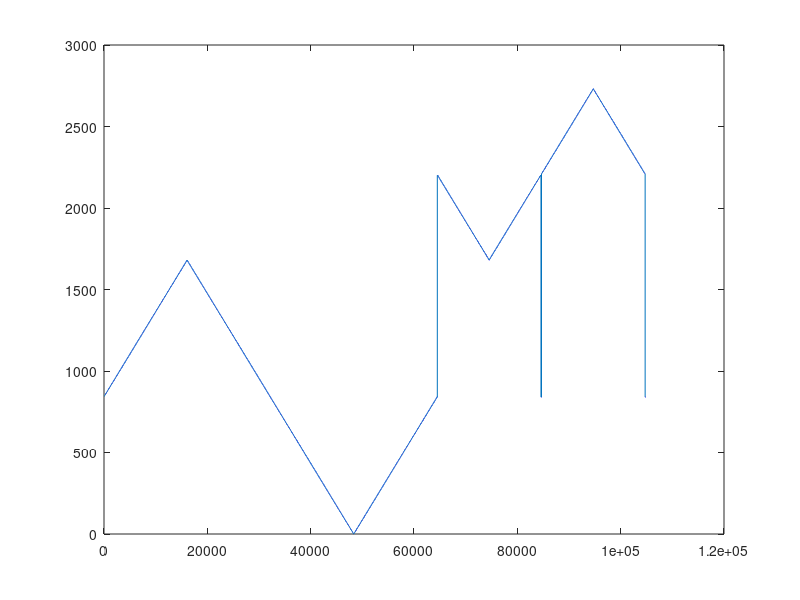
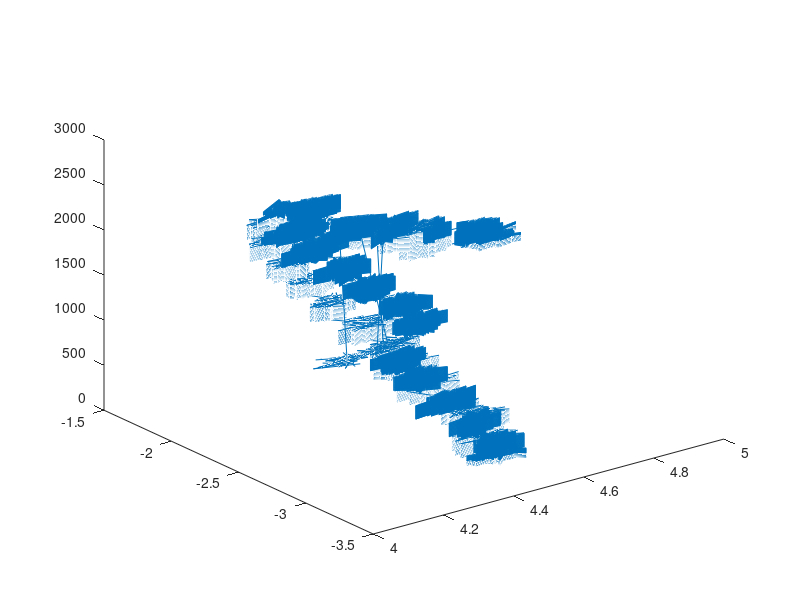

The MATLAB source for these figures, in order: (Note: this script raises an error after producing the figures.)
clear;
close all;
load charles_eog_1.mat

vertical_channel = logged_data_total(:,3);
horizontal_channel = logged_data_total(:,4);

output_pos = []

for i = 1:size(logged_data_total,1)
    if(logged_data_total(i,2) == 525 && logged_data_total(i,1) == 840)
        output_pos(i) = logged_data_total(i,1);
    elseif(logged_data_total(i,2) == 525)
        output_pos(i) = logged_data_total(i,1);
    elseif(logged_data_total(i,1) == 840)
        output_pos(i) = 1681 + logged_data_total(i,2);
    end
end

output_pos = transpose(output_pos);
plot(output_pos)

figure(2)
plot3(vertical_channel, horizontal_channel, output_pos)
training_data = [vertical_channel, horizontal_channel, output_pos];

training_data_small = downsample(training_data,100);

training_normalized_vertical = normc(training_data_small(:,1));
training_normalized_horizontal = normc(training_data_small(:,2));
training_normalized = [training_normalized_vertical, training_normalized_horizontal, training_data_small(:,3)];
figure(3)
plot3(training_normalized(:,1), training_normalized(:,2), training_normalized(:,3))

figure(4)
plot(training_normalized(:,1), training_normalized(:,3))



trnOpt = [40, 0, 0.01, 0.9, 1.1];
[fis,trainError] = anfis(training_data_small, 10, trnOpt)

fisRMSE = min(trainError)

vertical_eye = 4.5;
horizontal_eye = -3.1;
evalfis([vertical_eye,horizontal_eye],fis)

